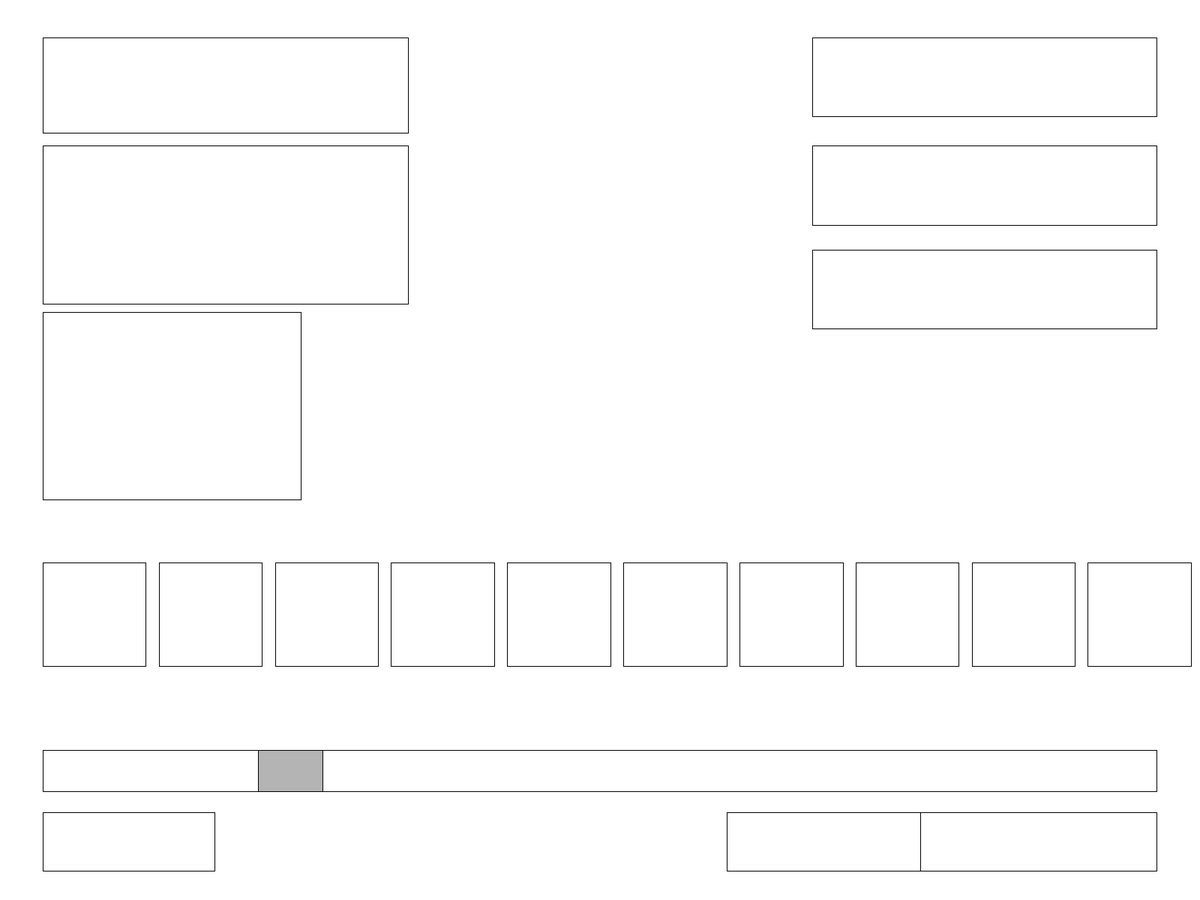
Frame 1 (no input)
Frame 60 (the mouse pressed at the canvas centre just before this capture): identical to frame 1, image omitted
Frame 120 (the mouse held since frame 60 and released just before this capture): identical to frame 1, image omitted

The Processing sketch that drew this single still picture (run headless with seeded random() and noise(); from frame 60 on, the mouse is pressed at the canvas centre):

// Processing sketch: DIVs
// ── DIVs.pde
/* DIVs 2D Rectangles - ULTIMATE SYMMETRICAL VERSION
 - Standardized Margins: All left-side elements share a single alignment line.
 - Dynamic Right Alignment: Right boxes hug the right margin perfectly.
 - Clean Button Loop: No staggered edges or rounding gaps.
 */

// 1. Global Variables
int appWidth, appHeight;
float paperWidth = 279.0;  
float paperHeight = 216.0; 

void setup() {
  fullScreen();
  appWidth = displayWidth;
  appHeight = displayHeight;
}

void draw() {
  background(255); // White background
  noFill();        
  stroke(0);       // Black outlines
  strokeWeight(1); // Crisp 1-pixel lines
  
  // --- 2. SCALING & MARGINS ---
  float wScale = appWidth / paperWidth;
  float hScale = appHeight / paperHeight;
  
  // This 'margin' ensures everything on the left starts at the exact same spot
  float margin = 10.0 * wScale; 

  // --- 3. LEFT SIDE (Title, Lyrics, Image) ---
  float leftW = 85.0 * wScale;
  
  // Song Title
  rect(margin, 9.0 * hScale, leftW, 23.0 * hScale);  
  
  // Lyrics
  rect(margin, 35.0 * hScale, leftW, 38.0 * hScale); 

  // Image Box (Now aligned to the same margin as Title/Lyrics)
  rect(margin, 75.0 * hScale, 60.0 * wScale, 45.0 * hScale);

  // --- 4. RIGHT SIDE (Aligned to Right Margin) ---
  float rightW = 80.0 * wScale;
  // Calculate X by taking the full width and subtracting the box and the margin
  float rightX = appWidth - rightW - margin; 
  float rightH = 19.0 * hScale;

  rect(rightX, 9.0 * hScale, rightW, rightH);
  rect(rightX, 35.0 * hScale, rightW, rightH);
  rect(rightX, 60.0 * hScale, rightW, rightH);

  // --- 5. 10 BUTTON ROW (Y=135) ---
  float btnW_mm = 24.0; 
  float gap_mm = 3.0;
  float bW = btnW_mm * wScale;
  float bH = 25.0 * hScale;
  float bY = 135.0 * hScale;

  for (int i = 0; i < 10; i++) {
    // Buttons start at the margin and space out evenly
    float xPos = margin + (i * (btnW_mm + gap_mm)) * wScale;
    rect(xPos, bY, bW, bH);
  }

  // --- 6. PROGRESS BAR (Full Width) ---
  float progY = 180.0 * hScale;
  // This makes the bar stretch from the left margin to the right margin perfectly
  float progW = appWidth - (margin * 2); 
  float progH = 10.0 * hScale;
  
  rect(margin, progY, progW, progH); 

  // Shaded Progress Indicator
  fill(180); 
  rect(margin + (50.0 * wScale), progY, 15.0 * wScale, progH);
  noFill();

  // --- 7. TIME STAMP BOXES (Aligned to Progress Bar Edges) ---
  float timeY = 195.0 * hScale;
  float timeH = 14.0 * hScale;
  
  // Elapsed Time (Left)
  rect(margin, timeY, 40.0 * wScale, timeH); 
  
  // Remaining & Total (Right aligned)
  float totalW = 55.0 * wScale;
  float remainW = 45.0 * wScale;
  float totalX = appWidth - margin - totalW;
  float remainX = totalX - remainW;
  
  rect(remainX, timeY, remainW, timeH); // Remaining Box
  rect(totalX, timeY, totalW, timeH);   // Total Box

} // End of draw
